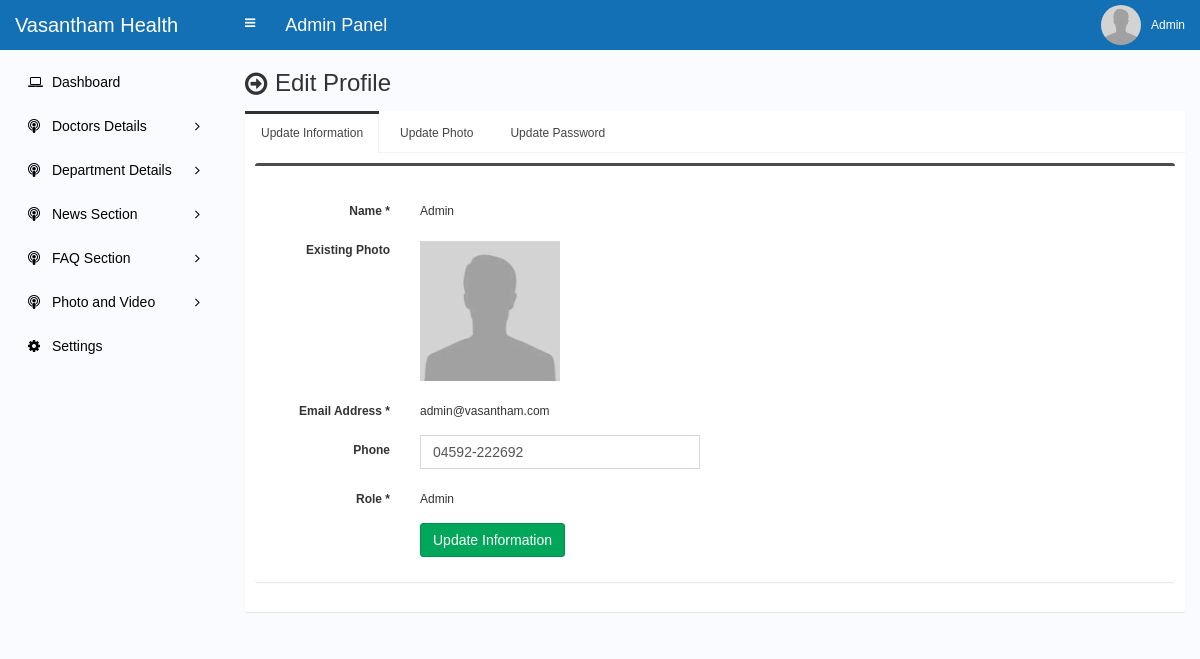
/admin/profile-edit.php (signed in), run on the app's committed database.
### tables this page shows
CREATE TABLE `user` (
  `id` int(10) NOT NULL,
  `full_name` varchar(100) NOT NULL,
  `email` varchar(255) NOT NULL,
  `phone` varchar(100) NOT NULL,
  `password` varchar(255) NOT NULL,
  `photo` varchar(255) NOT NULL,
  `role` varchar(30) NOT NULL,
  `status` varchar(10) NOT NULL
);

### admin/profile-edit.php (the view, shortened to what this page needs)
<?php require_once('header.php'); ?>
<section class="content-header">
	<div class="content-header-left">
		<h1>Edit Profile</h1>
	</div>
</section>
<?php
$statement = $pdo->prepare("SELECT * FROM user WHERE id=?");
$statement->execute(array($_SESSION['user']['id']));
$statement->rowCount();
$result = $statement->fetchAll(PDO::FETCH_ASSOC);
foreach ($result as $row) {
	$full_name = $row['full_name'];
	$email     = $row['email'];
	$phone     = $row['phone'];
	$photo     = $row['photo'];
	$role      = $row['role'];
}
?>
<section class="content">
	<div class="row">
		<div class="col-md-12">
				<div class="nav-tabs-custom">
					<ul class="nav nav-tabs">
						<li class="active"><a href="#tab_1" data-toggle="tab">Update Information</a></li>
						<li><a href="#tab_2" data-toggle="tab">Update Photo</a></li>
						<li><a href="#tab_3" data-toggle="tab">Update Password</a></li>
					</ul>
					<div class="tab-content">
          				<div class="tab-pane active" id="tab_1">
							<form class="form-horizontal" action="" method="post">
							<div class="box box-info">
								<div class="box-body">
									<div class="form-group">
										<label for="" class="col-sm-2 control-label">Name <span>*</span></label>
										<?php
										if($_SESSION['user']['role'] == 'Super Admin') {
											?>
												<div class="col-sm-4">
													<input type="text" class="form-control" name="full_name" value="<?php echo $full_name; ?>">
												</div>
											<?php
										} else {
											?>
												<div class="col-sm-4" style="padding-top:7px;">
													<?php echo $full_name; ?>
												</div>
											<?php
										}
										?>
									</div>
									<div class="form-group">
							            <label for="" class="col-sm-2 control-label">Existing Photo</label>
							            <div class="col-sm-6" style="padding-top:6px;">
							                <img src="../assets/uploads/<?php echo $photo; ?>" class="existing-photo" width="140">
							            </div>
							        </div>
									<div class="form-group">
										<label for="" class="col-sm-2 control-label">Email Address <span>*</span></label>
										<?php
										if($_SESSION['user']['role'] == 'Super Admin') {
											?>
												<div class="col-sm-4">
													<input type="email" class="form-control" name="email" value="<?php echo $email; ?>">
												</div>
											<?php
										} else {
											?>
											<div class="col-sm-4" style="padding-top:7px;">
												<?php echo $email; ?>
											</div>
											<?php
										}
										?>
									</div>
									<div class="form-group">
										<label for="" class="col-sm-2 control-label">Phone </label>
										<div class="col-sm-4">
											<input type="text" class="form-control" name="phone" value="<?php echo $phone; ?>">
										</div>
									</div>
									<div class="form-group">
										<label for="" class="col-sm-2 control-label">Role <span>*</span></label>
										<div class="col-sm-4" style="padding-top:7px;">
											<?php echo $role; ?>
										</div>
									</div>
									<div class="form-group">
										<label for="" class="col-sm-2 control-label"></label>
										<div class="col-sm-6">
											<button type="submit" class="btn btn-success pull-left" name="form1">Update Information</button>
										</div>
									</div>
								</div>
							</div>
							</form>
          				</div>
          			</div>
				</div>
		</div>
	</div>
</section>
<?php require_once('footer.php'); ?>

### admin/style.css (style rules this page uses)
body { font-size: 12px; font-family: 'verdana', sans-serif; }
.content-header>h1, .content-header .content-header-left h1 { font-family: 'verdana', sans-serif; }
.box-info { padding-top: 20px; }
.content-header { overflow: hidden; }
.content-header .content-header-left { float: left; padding-top: 5px; }
.content-header .content-header-left h1 { margin-top: 0; margin-bottom: 0; padding-left: 30px; font-size: 24px; position: relative; }
.content-header .content-header-left h1:before { position: absolute; top: 0; left: 0; font-family: 'FontAwesome', sans-serif; font-size: 26px; content: '\f18e'; }
img.existing-photo { max-width: 500px; }
.nav-tabs-custom>.nav-tabs>li.active { border-top-color: #333333; }
.box.box-info { border-top-color: #4c4c4c; }

### data on the page
user: full_name "Admin", photo (picture), email "admin@vasantham.com", phone "04592-222692", role "Admin"

### other printed values
$_SESSION['user']['full_name'] "Admin"
